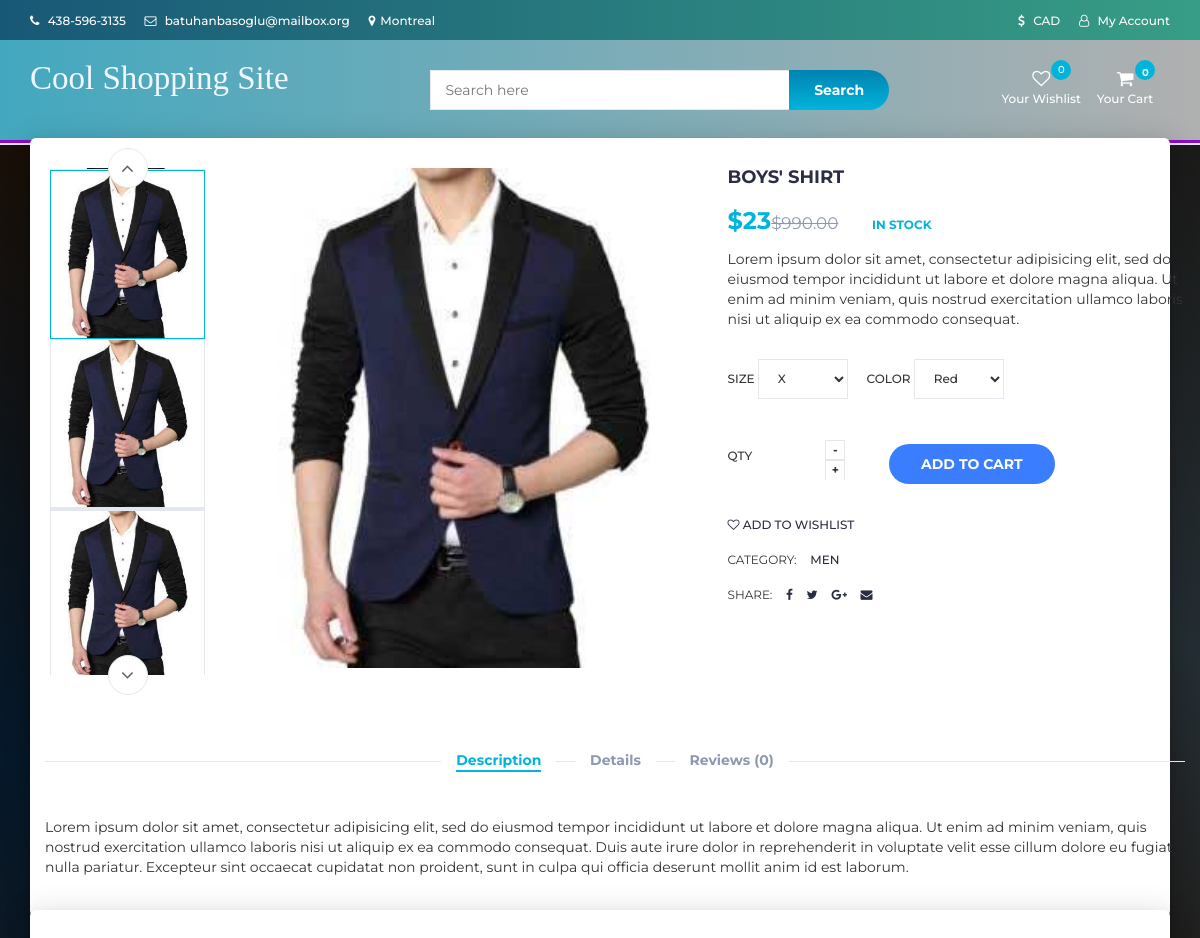
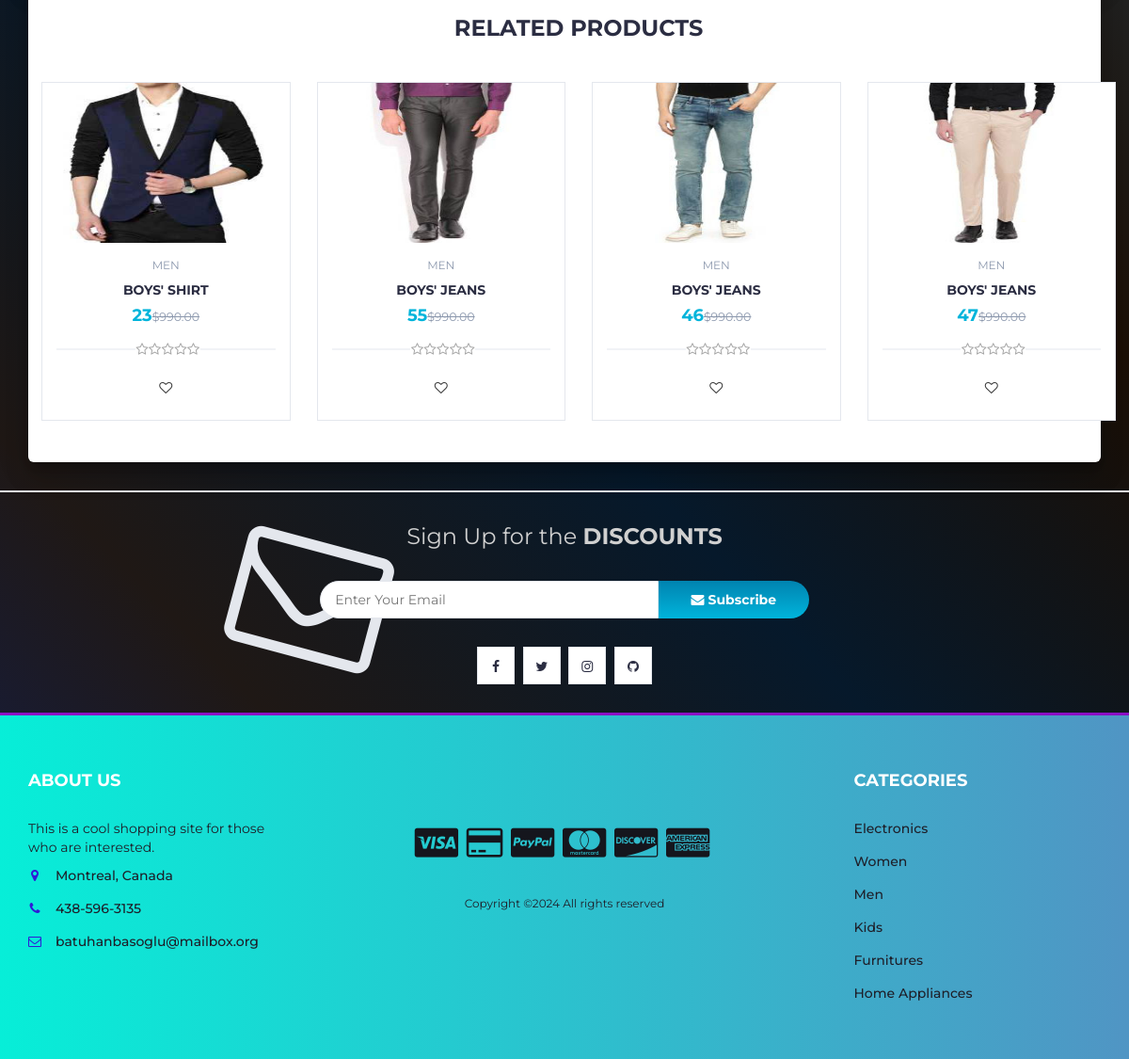
/product.php?p=62, run on the app's committed database (2 pictures, top to bottom).
### tables this page shows
CREATE TABLE `products` (
  `product_id` int(100) NOT NULL,
  `product_cat` int(100) NOT NULL,
  `product_brand` int(100) NOT NULL,
  `product_title` varchar(255) NOT NULL,
  `product_price` float NOT NULL,
  `product_desc` text NOT NULL,
  `product_image` text NOT NULL,
  `product_keywords` text NOT NULL
);

CREATE TABLE `categories` (
  `cat_id` int(100) NOT NULL,
  `cat_title` text NOT NULL
);

### product.php (the view, shortened to what this page needs)
<?php
include "header.php";
?>
		<div class="section main main-raised">
			<div class="container">
				<div class="row">
					<?php
								include 'db.php';
								$product_id = $_GET['p'];
								$sql = " SELECT * FROM products AS P,categories AS C WHERE P.product_cat = C.cat_id  AND P.product_id = '$product_id'";
								$result = mysqli_query($con, $sql);
								if (mysqli_num_rows($result) > 0)
								{
									while($row = mysqli_fetch_assoc($result))
									{
									echo '
                                <div class="col-md-5 col-md-push-2">
                                <div id="product-main-img">
                                    <div class="product-preview">
                                        <img src="product_images/'.$row['product_image'].'" alt="">
                                    </div>
                                    <div class="product-preview">
                                        <img src="product_images/'.$row['product_image'].'" alt="">
                                    </div>
                                    <div class="product-preview">
                                        <img src="product_images/'.$row['product_image'].'" alt="">
                                    </div>
                                    <div class="product-preview">
                                        <img src="product_images/'.$row['product_image'].'" alt="">
                                    </div>
                                </div>
                            </div>
                                <div class="col-md-2  col-md-pull-5">
                                <div id="product-imgs">
                                    <div class="product-preview">
                                        <img src="product_images/'.$row['product_image'].'" alt="">
                                    </div>
                                    <div class="product-preview">
                                        <img src="product_images/'.$row['product_image'].'" alt="">
                                    </div>
                                    <div class="product-preview">
                                        <img src="product_images/'.$row['product_image'].'g" alt="">
                                    </div>
                                    <div class="product-preview">
                                        <img src="product_images/'.$row['product_image'].'" alt="">
                                    </div>
                                </div>
                            </div>
									';
									?>
									<?php
									echo '
							<div class="col-md-5">
								<div class="product-details">
									<h2 class="product-name">'.$row['product_title'].'</h2>
									<div id = "rating_reviews">
									</div>
									<div>
										<h3 class="product-price">$'.$row['product_price'].'<del class="product-old-price">$990.00</del></h3>
										<span class="product-available">In Stock</span>
									</div>
									<p>Lorem ipsum dolor sit amet, consectetur adipisicing elit, sed do eiusmod tempor incididunt ut labore et dolore magna aliqua. Ut enim ad minim veniam, quis nostrud exercitation ullamco laboris nisi ut aliquip ex ea commodo consequat.</p>
									<div class="product-options">
										<label>
											Size
											<select class="input-select">
												<option value="0">X</option>
											</select>
										</label>
										<label>
											Color
											<select class="input-select">
												<option value="0">Red</option>
											</select>
										</label>
									</div>
									<div class="add-to-cart">
										<div class="qty-label">
											Qty
											<div class="input-number">
												<span class="qty-up">+</span>
												<span class="qty-down">-</span>
											</div>
										</div>
										<div class="btn-group" style="margin-left: 25px; margin-top: 15px">
										<button class="add-to-cart-btn" pid="'.$row['product_id'].'"  id="product" ><i class="fa fa-shopping-cart"></i> add to cart</button>
										</div>
									</div>
									<ul class="product-btns">
										<li><a href="#" pid="'.$row['product_id'].'"  id="wishlist" ><i class="fa fa-heart-o"></i> add to wishlist</a></li>
									</ul>
									<ul class="product-links">
										<li>Category:</li>
										<li><a href="#">'.$row["cat_title"].'</a></li>
									</ul>
									<ul class="product-links">
										<li>Share:</li>
										<li><a href="#"><i class="fa fa-facebook"></i></a></li>
										<li><a href="#"><i class="fa fa-twitter"></i></a></li>
										<li><a href="#"><i class="fa fa-google-plus"></i></a></li>
										<li><a href="#"><i class="fa fa-envelope"></i></a></li>
									</ul>
								</div>
							</div>
							';
							}
						}
						?>
					<div class="col-md-12">
						<div id="product-tab">
							<ul class="tab-nav">
								<li class="active"><a data-toggle="tab" href="#tab1">Description</a></li>
								<li><a data-toggle="tab" href="#tab2">Details</a></li>
								<?php
												include 'db.php';
												$product_id = $_GET['p'];
												$product_query = "SELECT COUNT(*) AS count FROM reviews WHERE product_id='$product_id'";
												$run_query = mysqli_query($con,$product_query);
												$row = mysqli_fetch_array($run_query);
												$reviews_count=$row["count"];
												echo '<li><a data-toggle="tab" href="#tab3">Reviews ('.$reviews_count.')</a></li>';
								?>
							</ul>
							<div class="tab-content">
								<div id="tab1" class="tab-pane fade in active">
									<div class="row">
										<div class="col-md-12">
											<p>Lorem ipsum dolor sit amet, consectetur adipisicing elit, sed do eiusmod tempor incididunt ut labore et dolore magna aliqua. Ut enim ad minim veniam, quis nostrud exercitation ullamco laboris nisi ut aliquip ex ea commodo consequat. Duis aute irure dolor in reprehenderit in voluptate velit esse cillum dolore eu fugiat nulla pariatur. Excepteur sint occaecat cupidatat non proident, sunt in culpa qui officia deserunt mollit anim id est laborum.</p>
										</div>
									</div>
								</div>
							</div>
						</div>
					</div>
				</div>
			</div>
		</div>
		<div class="section main main-raised">
			<div class="container">
				<div class="row">
					<div class="col-md-12">
						<div class="section-title text-center">
							<h3 class="title">Related Products</h3>
						</div>
					</div>
								<?php
                    include 'db.php';
								$product_id = $_GET['p'];
					$product_query = "SELECT * FROM products,categories WHERE product_cat=cat_id AND product_id BETWEEN $product_id AND $product_id+3";
                $run_query = mysqli_query($con,$product_query);
                if(mysqli_num_rows($run_query) > 0){
                    while($row = mysqli_fetch_array($run_query)){
                        $pro_id    = $row['product_id'];
                        $pro_title = $row['product_title'];
                        $pro_price = $row['product_price'];
                        $pro_image = $row['product_image'];
                        $cat_name = $row["cat_title"];
                        echo "
                                <div class='col-md-3 col-xs-6'>
								<a href='product.php?p=$pro_id'><div class='product'>
									<div class='product-img'>
										<img src='product_images/$pro_image' style='max-height: 170px;' alt=''>
										<!--<div class='product-label'>
											<span class='sale'>-30%</span>
											<span class='new'>NEW</span>
										</div>-->
									</div></a>
									<div class='product-body'>
										<p class='product-category'>$cat_name</p>
										<h3 class='product-name header-cart-item-name'><a href='product.php?p=$pro_id'>$pro_title</a></h3>
										<h4 class='product-price header-cart-item-info'>$pro_price<del class='product-old-price'>$990.00</del></h4>
										<div class='product-rating'>";
										$rating_query = "SELECT ROUND(AVG(rating),1) AS avg_rating  FROM reviews WHERE product_id='$pro_id '";
										$run_review_query = mysqli_query($con,$rating_query);
										$review_row = mysqli_fetch_array($run_review_query);
										if($review_row > 0){
											$avg_count=$review_row["avg_rating"];
												$i=1;
												while($i <= 5-round($avg_count)){
													$i++;
													echo'
													<i class="fa fa-star-o empty"></i>';
												}
										}
										echo "</div>
										<div class='product-btns'>
											<button pid='$pro_id' id='wishlist' class='add-to-wishlist'><i class='fa fa-heart-o'></i><span class='tooltipp'>add to wishlist</span></button>
										</div>
									</div>
									<div class='add-to-cart'>
										<button pid='$pro_id' id='product' class='add-to-cart-btn block2-btn-towishlist' href='#'><i class='fa fa-shopping-cart'></i> add to cart</button>
									</div>
								</div>
                                </div>
			";
		}
}
?>
<?php
include "newslettter.php";
include "footer.php";
?>

### data on the page
products: product_image (picture), product_title "BOYS' SHIRT", product_price "23", categories.cat_title "MEN"
products: product_image (picture), categories.cat_title "MEN", product_title "BOYS' JEANS", product_price "55"
products: product_image (picture), categories.cat_title "MEN", product_title "BOYS' JEANS", product_price "46"
products: product_image (picture), categories.cat_title "MEN", product_title "BOYS' JEANS", product_price "47"

### other printed values
$reviews_count "0"
